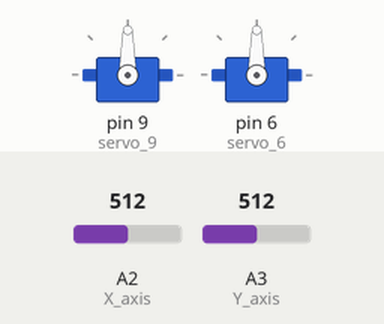
The sketch below on a simulated Arduino Uno, built with avr-gcc and run on an emulated ATmega328P. Parts: 2 × servo. The inputs (shaded band) are chosen by the test bench; at power-on: A2 (X_axis) = 512, A3 (Y_axis) = 512.

Above: at 1.2 s.
1.3 s: A2 (X_axis) set to 716
At 2.5 s:
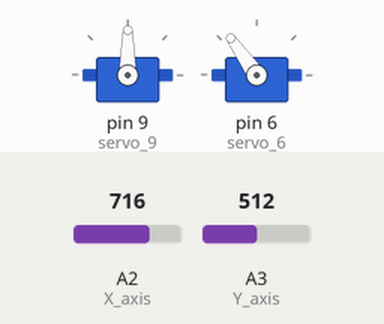
2.8 s: A3 (Y_axis) set to 716
At 3.6 s:
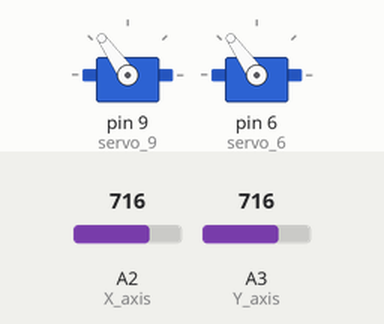
4.3 s: A2 (X_axis) set to 900
At 5.3 s:
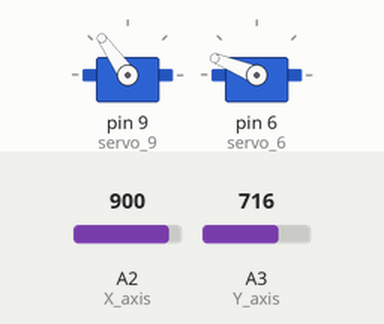
5.8 s: A3 (Y_axis) set to 900
At 6.2 s:
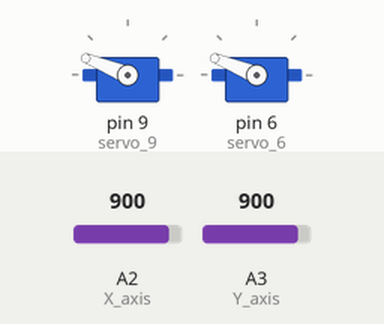
7.3 s: A2 (X_axis) set to 1023
At 8.4 s:
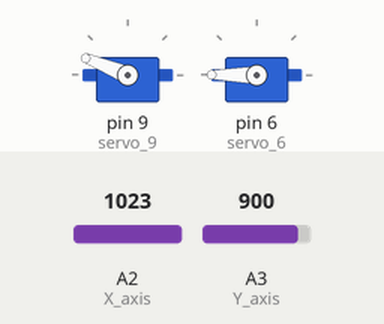
8.8 s: A3 (Y_axis) set to 1023
At 9.3 s:
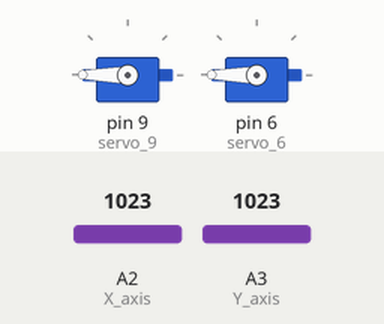
Timing chart, 0 to 11.3 s (numbered marks = the images above; inputs shaded):
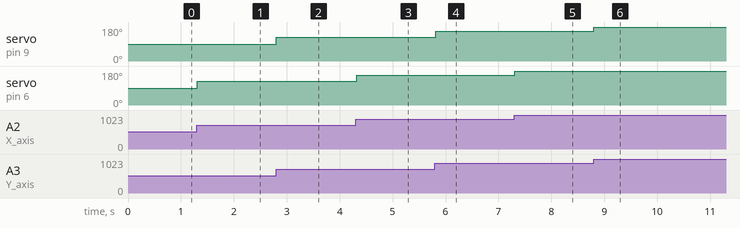

Measured:
- after the input at 1.3 s, servo on pin 6 (servo_6): 90° → 125° at once
- after the input at 2.8 s, servo on pin 9 (servo_9): 90° → 125° at once
- after the input at 4.3 s, servo on pin 6 (servo_6): 125° → 158° at once
- after the input at 5.8 s, servo on pin 9 (servo_9): 125° → 158° at once
- after the input at 7.3 s, servo on pin 6 (servo_6): 158° → 180° at once
- after the input at 8.8 s, servo on pin 9 (servo_9): 158° → 180° at once

The sketch:

1.1.ino
```cpp
#include <Servo.h>

Servo servo_9;
Servo servo_6;

void setup()
{
  servo_9.attach(9, 500, 2500);
  servo_6.attach(6, 500, 2500);

  pinMode(A3, INPUT);  // Y axis
  pinMode(A2, INPUT);  // X axis
}

void loop()
{
  int R = analogRead(A3);
  int R1 = analogRead(A2);

  // convert joystick 0–1023 to servo angle 0–180
  int pos  = map(R, 0, 1023, 0, 180);
  int pos1 = map(R1, 0, 1023, 0, 180);

  servo_9.write(pos);
  servo_6.write(pos1);

  delay(20);
}
```
